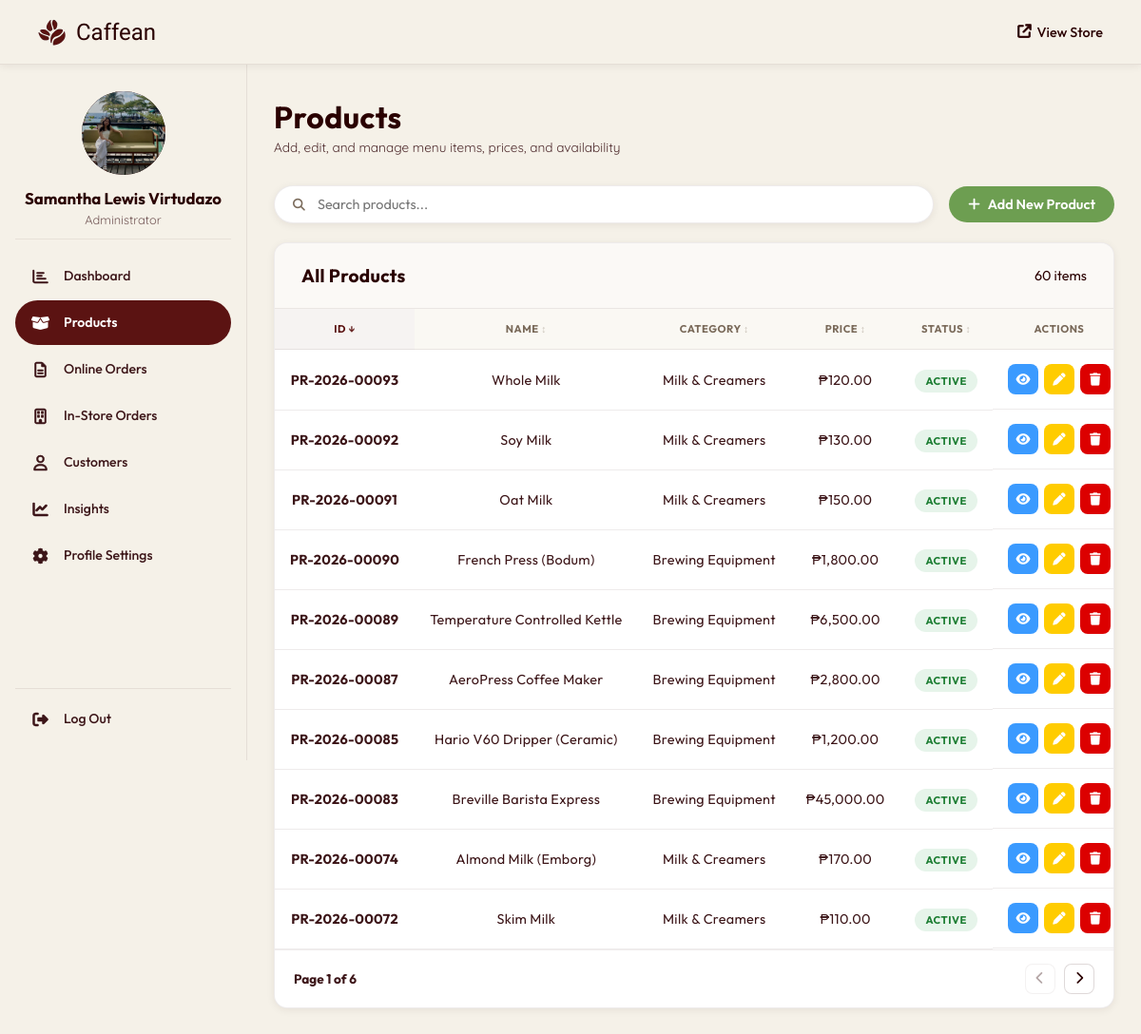
Page /admin/products.php (signed in) on the earlier database version.
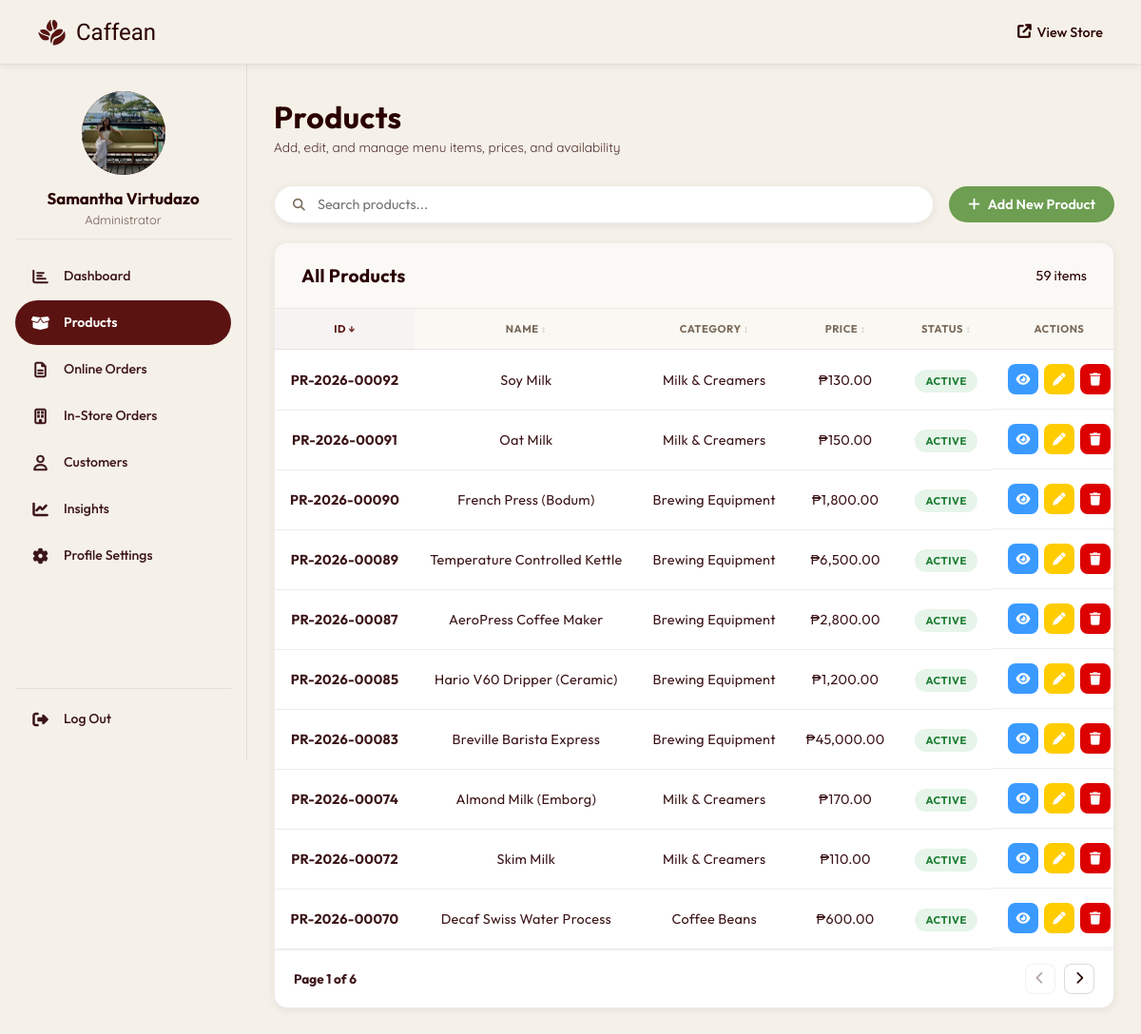
Same page on the later database version.
### tables this page shows
CREATE TABLE `products` (
  `product_id` int(11) NOT NULL,
  `category_id` int(11) NOT NULL,
  `name` varchar(100) NOT NULL,
  `description` text DEFAULT NULL,
  `price` decimal(10,2) NOT NULL,
  `image_path` varchar(255) DEFAULT NULL,
  `net_content` varchar(50) DEFAULT NULL,
  `status` tinyint(1) DEFAULT 1 COMMENT '1=active, 0=inactive',
  `created_at` timestamp NOT NULL DEFAULT current_timestamp()
);

CREATE TABLE `categories` (
  `category_id` int(11) NOT NULL,
  `name` varchar(50) NOT NULL,
  `description` text DEFAULT NULL,
  `created_at` timestamp NOT NULL DEFAULT current_timestamp()
);

### php/product_images.php (called while the page is built, shortened)
<?php
function resolveProductImage($name, $image_path, $cat_id = 0) {
    global $PRODUCT_IMAGE_MAP;
    if (isset($PRODUCT_IMAGE_MAP[$name])) {
        return $PRODUCT_IMAGE_MAP[$name];
    }
    return 'images/coffee.png';
}

### admin/products.php (the view, shortened to what the changed rows need)
<?php
require_once '../php/db_connection.php';
require_once '../php/product_images.php';
function fmt_id($prefix, $id, $date_str = null)
{
  $year = $date_str ? date('Y', strtotime($date_str)) : date('Y');
  return $prefix . '-' . $year . '-' . str_pad($id, 5, '0', STR_PAD_LEFT);
}
$products_result = mysqli_query(
  $conn,
  "SELECT p.*, c.name AS category_name
     FROM products p
     JOIN categories c ON p.category_id = c.category_id
     ORDER BY p.product_id DESC"
);
$total_products = mysqli_num_rows($products_result);
mysqli_data_seek($products_result, 0);
include 'includes/header.php';
?>
<div class="page-header">
  <div class="page-header-text">
    <h1>Products</h1>
  </div>
</div>
<div class="card">
  <div class="card-header">
    <h2>All Products</h2>
    <span class="card-count"><?= $total_products ?> item<?= $total_products !== 1 ? 's' : '' ?></span>
  </div>
  <table class="admin-table" id="productsTable">
    <thead>
      <tr>
        <th data-sort="number">ID</th>
        <th data-sort="text">Name</th>
        <th data-sort="text">Category</th>
        <th data-sort="number">Price</th>
        <th data-sort="status">Status</th>
        <th>Actions</th>
      </tr>
    </thead>
    <tbody>
      <?php if ($total_products === 0): ?>
        <tr class="empty-row">
          <td colspan="6">
            <div class="empty-state">
              <i class="fas fa-box-open"></i>
              <p>No products found. Add your first product!</p>
            </div>
          </td>
        </tr>
      <?php else: ?>
        <?php while ($product = mysqli_fetch_assoc($products_result)):
              $product['display_image'] = resolveProductImage(
                  $product['name'],
                  $product['image_path'] ?? '',
                  $product['category_id'] ?? 0
              ); ?>
          <tr>
            <td class="td-id"><?= fmt_id('PR', $product['product_id'], $product['created_at'] ?? null) ?></td>
            <td><?= htmlspecialchars($product['name']) ?></td>
            <td><?= htmlspecialchars($product['category_name']) ?></td>
            <td>&#8369;<?= number_format($product['price'], 2) ?></td>
            <td>
              <span class="badge badge-<?= $product['status'] ? 'active' : 'inactive' ?>">
                <?= $product['status'] ? 'Active' : 'Hidden' ?>
              </span>
            </td>
            <td class="td-actions">
              <button class="btn-icon btn-icon-view" title="View Product"
                onclick="viewProduct(<?= htmlspecialchars(json_encode($product)) ?>)">
                <i class="fas fa-eye"></i>
              </button>
              <button class="btn-icon btn-icon-update" title="Update Product"
                onclick="editProduct(<?= htmlspecialchars(json_encode($product)) ?>)">
                <i class="fas fa-pen"></i>
              </button>
              <button class="btn-icon btn-icon-delete" title="Delete Product"
                onclick="confirmDelete(<?= $product['product_id'] ?>, '<?= addslashes(htmlspecialchars($product['name'])) ?>')">
                <i class="fas fa-trash"></i>
              </button>
            </td>
          </tr>
        <?php endwhile; ?>
      <?php endif; ?>
    </tbody>
  </table>
</div>
<?php include 'includes/footer.php'; ?>

### admin/includes/header.php (shortened to what the changed rows need)
<?php
$admin_name    = isset($_SESSION['full_name']) ? htmlspecialchars($_SESSION['full_name']) : 'Admin';
$current_page  = basename($_SERVER['PHP_SELF']);
$page_css_map = [
    'dashboard.php'        => 'dashboard.css',
    'products.php'         => 'products.css',
    'orders.php'           => 'orders.css',
    'instore_orders.php'   => 'orders.css',
    'customers.php'        => 'customers.css',
    'insights.php'         => 'dashboard.css',
    'profile_settings.php' => null,
];
$page_css_file = $page_css_map[$current_page] ?? null;
?>
<!DOCTYPE html>
<html lang="en">
<head>
  <link rel="stylesheet" href="<?= BASE_URL ?>/admin/assets/css/admin.css?v=<?= time() ?>" />
  <?php if ($page_css_file): ?>
    <link rel="stylesheet" href="<?= BASE_URL ?>/admin/assets/css/<?= $page_css_file ?>?v=<?= time() ?>" />
  <?php endif; ?>
  <link rel="stylesheet" href="https://cdnjs.cloudflare.com/ajax/libs/font-awesome/6.4.0/css/all.min.css" />
  <link rel="stylesheet" href="https://cdn.jsdelivr.net/npm/bootstrap-icons@1.11.3/font/bootstrap-icons.min.css" />
</head>
<body>
  <div class="admin-body">
    <aside class="admin-sidebar">
      <div class="admin-sidebar-profile">
        <div class="admin-sidebar-info">
          <h2><?= $admin_name ?></h2>
          <p>Administrator</p>
        </div>
      </div>
    </aside>
    <main class="admin-wrapper">

Differences in the rows shown:
removed products: product_id+created_at "PR-2026-00093", name "Whole Milk", category.name "Milk & Creamers", price "120.00", status "ACTIVE"
now on this page (row unchanged): products: product_id+created_at "PR-2026-00070", name "Decaf Swiss Water Process", category.name "Coffee Beans", price "600.00", status "ACTIVE"
Other differences:
$admin_name: "Samantha Lewis Virtudazo" → "Samantha Virtudazo"
$total_products: "60" → "59"
